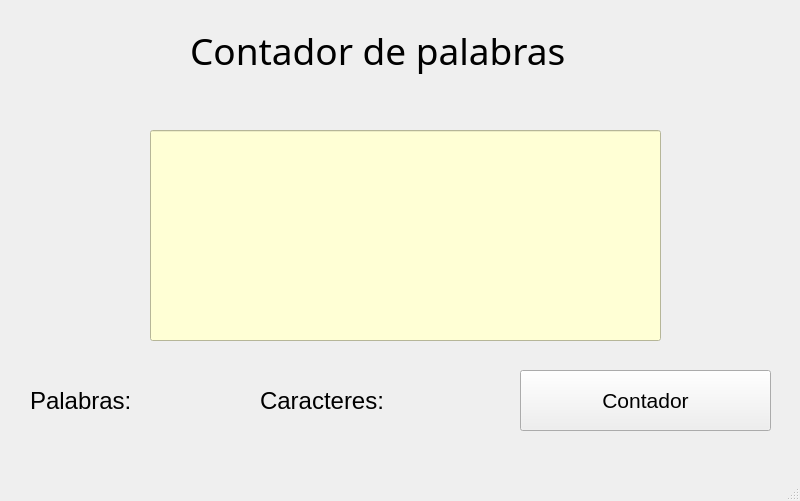
<?xml version="1.0" encoding="UTF-8"?>
<ui version="4.0">
 <class>MainWindow</class>
 <widget class="QMainWindow" name="MainWindow">
  <property name="geometry">
   <rect>
    <x>0</x>
    <y>0</y>
    <width>800</width>
    <height>501</height>
   </rect>
  </property>
  <property name="windowTitle">
   <string>MainWindow</string>
  </property>
  <widget class="QWidget" name="centralwidget">
   <widget class="QLabel" name="label">
    <property name="geometry">
     <rect>
      <x>190</x>
      <y>0</y>
      <width>521</width>
      <height>101</height>
     </rect>
    </property>
    <property name="font">
     <font>
      <family>Sylfaen</family>
      <pointsize>28</pointsize>
      <weight>50</weight>
      <bold>false</bold>
     </font>
    </property>
    <property name="text">
     <string>Contador de palabras</string>
    </property>
   </widget>
   <widget class="QLineEdit" name="edtCaracteres">
    <property name="geometry">
     <rect>
      <x>150</x>
      <y>130</y>
      <width>511</width>
      <height>211</height>
     </rect>
    </property>
    <property name="font">
     <font>
      <family>MV Boli</family>
      <pointsize>11</pointsize>
     </font>
    </property>
    <property name="styleSheet">
     <string notr="true">border-color: rgb(0, 0, 0);
background-color: rgb(255, 255, 213);
border-color: rgb(0, 0, 0);</string>
    </property>
    <property name="text">
     <string/>
    </property>
    <property name="alignment">
     <set>Qt::AlignLeading|Qt::AlignLeft|Qt::AlignTop</set>
    </property>
   </widget>
   <widget class="QLabel" name="tvPalabras">
    <property name="geometry">
     <rect>
      <x>30</x>
      <y>380</y>
      <width>201</width>
      <height>41</height>
     </rect>
    </property>
    <property name="font">
     <font>
      <pointsize>18</pointsize>
     </font>
    </property>
    <property name="text">
     <string>Palabras:</string>
    </property>
   </widget>
   <widget class="QLabel" name="tvCaracteres">
    <property name="geometry">
     <rect>
      <x>260</x>
      <y>380</y>
      <width>201</width>
      <height>41</height>
     </rect>
    </property>
    <property name="font">
     <font>
      <pointsize>18</pointsize>
     </font>
    </property>
    <property name="text">
     <string>Caracteres:</string>
    </property>
   </widget>
   <widget class="QPushButton" name="btnContar">
    <property name="geometry">
     <rect>
      <x>520</x>
      <y>370</y>
      <width>251</width>
      <height>61</height>
     </rect>
    </property>
    <property name="font">
     <font>
      <pointsize>16</pointsize>
     </font>
    </property>
    <property name="cursor">
     <cursorShape>PointingHandCursor</cursorShape>
    </property>
    <property name="text">
     <string>Contador</string>
    </property>
   </widget>
   <widget class="QLabel" name="label_2">
    <property name="geometry">
     <rect>
      <x>30</x>
      <y>160</y>
      <width>111</width>
      <height>161</height>
     </rect>
    </property>
    <property name="text">
     <string/>
    </property>
    <property name="pixmap">
     <pixmap>../../../Downloads/tuntuntun.png</pixmap>
    </property>
    <property name="scaledContents">
     <bool>true</bool>
    </property>
   </widget>
  </widget>
  <widget class="QMenuBar" name="menubar">
   <property name="geometry">
    <rect>
     <x>0</x>
     <y>0</y>
     <width>800</width>
     <height>26</height>
    </rect>
   </property>
  </widget>
  <widget class="QStatusBar" name="statusbar"/>
 </widget>
 <resources/>
 <connections/>
</ui>
